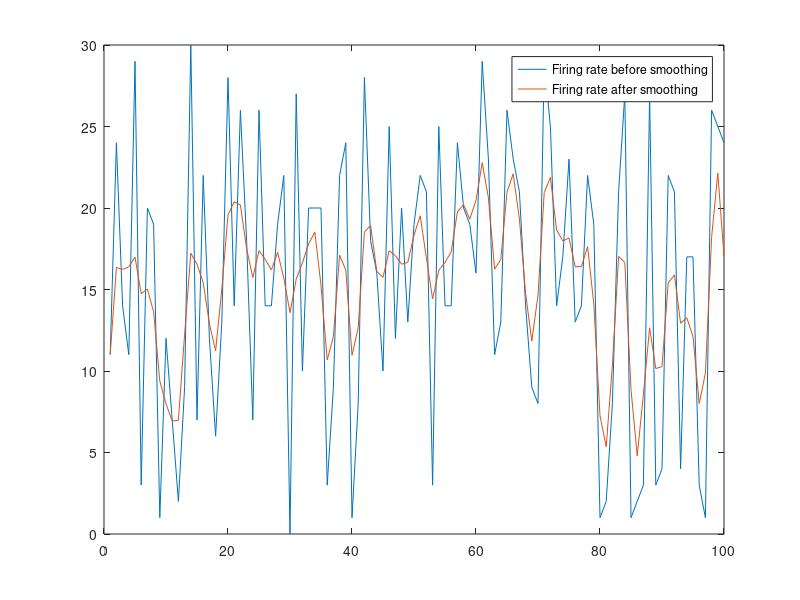

MATLAB code to generate this figure:
clc;
close all;
clear all;
spike_count = randi([0,30],100); % Random generated neural data: spike counts of 100 neurons (each row is a neuron) within 100 seconds(each column is a time bin). Time bin length: 1 second. Because the time bin is 1 second, spike_count also represents firing rate before smoothing.
sigma = 1; % I experimented different sigmas, but not sure if there is a more systematic way to decide sigma. Just put 1 here for convenience. 
gaussian_range = -3*sigma:3*sigma; % setting up Gaussian window
gaussian_kernel = normpdf(gaussian_range,0,sigma); % setting up Gaussian kernel
gaussian_kernel = gaussian_kernel/sum(gaussian_kernel);
smoothed_firingrate = conv2(spike_count,gaussian_kernel,'same'); % convolution
figure (1)
plot (spike_count(1,:)); % plot the first neuron in spike_count as an example
hold on
plot(smoothed_firingrate(1,:)); % plot also the first neuron in smoothed_firingrate as an example
legend('Firing rate before smoothing','Firing rate after smoothing');
hold off
